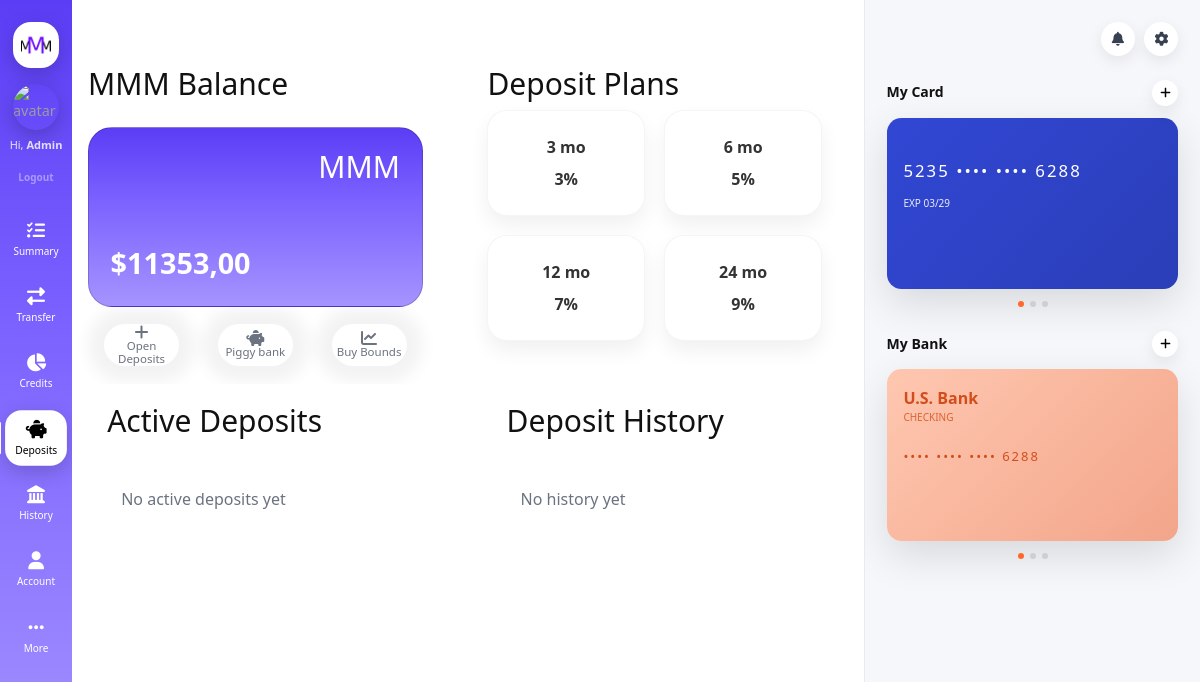
The app's page /deposits/ (signed in), older data.
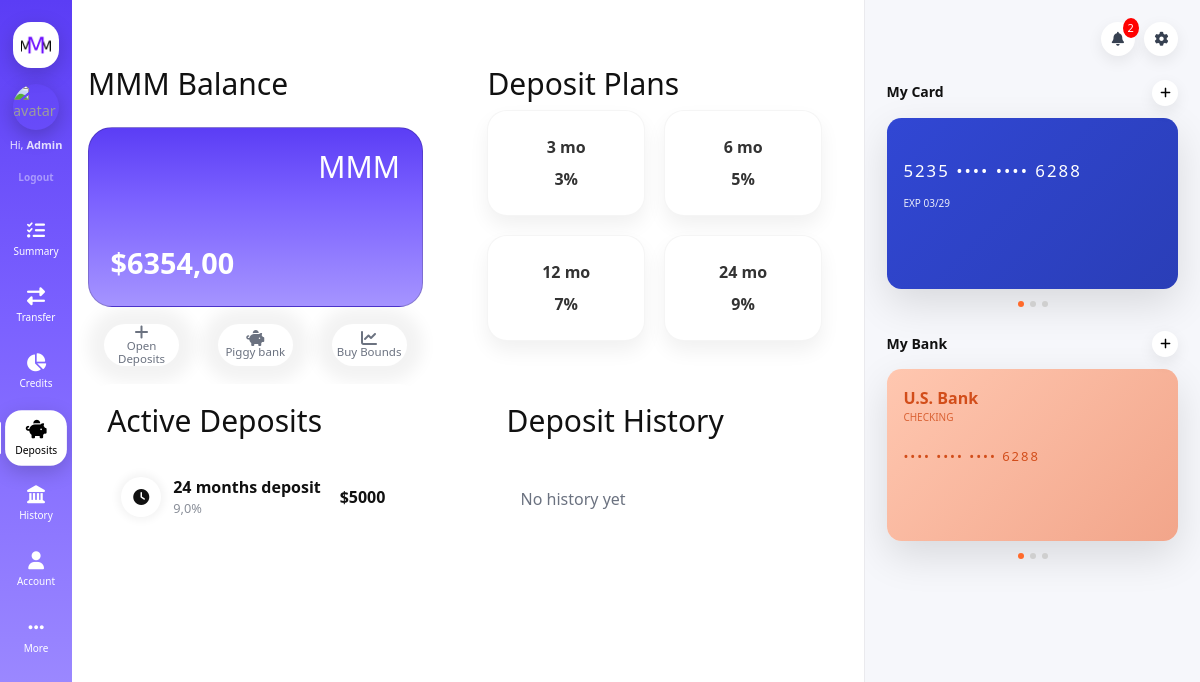
The same page, newer data.
### main/models.py (models this page shows, shortened)
class Account(models.Model):
    user = models.OneToOneField(User, on_delete=models.CASCADE)
    balance = models.DecimalField(max_digits=12, decimal_places=2, default=0)
    saving_goal = models.DecimalField(max_digits=12, decimal_places=0, default=0)

### deposits/models.py (models this page shows, shortened)
class Deposit(models.Model):
    user = models.ForeignKey(User, on_delete=models.CASCADE)
    amount = models.FloatField()
    rate = models.FloatField()
    duration = models.IntegerField()
    created_at = models.DateTimeField(auto_now_add=True)
    is_active = models.BooleanField(default=True)

### deposits/views.py (the view)
# urls.py: path('', views.index, name='credits'),
def index(request):
    account = request.user.account
    balance = account.balance
    deposits = Deposit.objects.filter(user=request.user, is_active=True)
    history = Deposit.objects.filter(user=request.user, is_active=False)
    chart_data = []
    total = 0
    for d in deposits:
        total += d.amount + (d.amount * d.rate / 100)
        chart_data.append(total)
    return render(request, 'deposits/index.html', {
        "deposits": deposits,
        "history": history,
        "chart_data": chart_data,
        "balance": balance,
    })

### main/context_processors.py (called while the page is built)
def unread_messages(request):
    if request.user.is_authenticated:
        count = InboxMessage.objects.filter(
            receiver=request.user,
            is_read=False
        ).count()
    else:
        count = 0
    return {
        'unread_count': count
    }

### main/templatetags/sidebar_links.py (called while the page is built)
@register.simple_tag
def get_links():
    return [{
        'name': 'Summary',
        'href': '/',
        'icon': 'fa-regular fa-list-check',
    },{
        'name': 'Transfer',
        'href': '/contacts/',
        'icon': 'fa-regular fa-right-left',
    }, {
        'name': 'Credits',
        'href': '/credits/',
        'icon': 'fa-solid fa-chart-pie',
    }, {
        'name': 'Deposits',
        'href': '/deposits/',
        'icon': 'fa-solid fa-piggy-bank',
    },{
        'name': 'History',
        'href': '/history',
        'icon': 'fa-regular fa-landmark',
    },{
        'name': 'Account',
        'href': '/profile',
        'icon': 'fa-solid fa-user',
    },{
        'name': 'More',
        'href': '/more/',
        'icon': 'fa-ellipsis',
    }]

### deposits/templates/deposits/index.html (shortened to what this page needs)
{% extends 'main/layout/layout.html' %}
{% block content %}
<div class="row g-5">
  <div class="col">
    <h1 style="font-size: 30px;">MMM Balance </h1>
    <div class="card balance-card">
      <div class="card-top">
        <h1 style="font-size: 30px;">MMM</h1>
      </div>
      <div class="card-bottom">
        <div class="card-balance">${{ balance }}</div>
      </div>
    </div>
    <div class="quick-actions">
      <a href="{% url 'open_deposit' %}" class="action-btn">
        <i class="fa-solid fa-plus"></i>
        <span>Open Deposits</span>
      </a>
      <a href="{% url 'piggy_bank' %}" class="action-btn">
        <i class="fa-solid fa-piggy-bank" ></i>
        <span>Piggy bank</span>
      </a>
      <a href="{% url 'buy_bonds' %}" class="action-btn">
        <i class="fa-solid fa-chart-line" ></i>
        <span>Buy Bounds</span>
      </a>
    </div>
  </div>
  <div class="col">
    <div class="section-card">
      <h1 class="section-title" style="font-size: 30px;">Deposit Plans</h1>
      <div style="display: grid; grid-template-columns: repeat(2, 1fr); gap: 1.2rem;">
        <div class="plan">
          <div class="plan-duration">3 mo</div>
          <div class="plan-rate">3%</div>
        </div>
        <div class="plan">
          <div class="plan-duration">6 mo</div>
          <div class="plan-rate">5%</div>
        </div>
        <div class="plan">
          <div class="plan-duration">12 mo</div>
          <div class="plan-rate">7%</div>
        </div>
        <div class="plan">
          <div class="plan-duration">24 mo</div>
          <div class="plan-rate">9%</div>
        </div>
      </div>
    </div>
  </div>
</div>
<div class="row g-5">
  <div class="col">
    <div class="transactions">
      <div class="transactions-header">
        <h1 style="font-size: 30px;">Active Deposits</h1>
      </div>
      <div class="transaction-list">
        {% for d in deposits %}
        <div class="transaction-item">
          <div class="transaction-left">
            <div class="icon"">
              <i class="fa-solid fa-clock"></i>
            </div>
            <div>
              <div class="title">{{ d.duration }} months deposit</div>
              <div class="category">{{ d.rate }}%</div>
            </div>
          </div>
          <div class="transaction-right">
            <div style="font-weight: 600;">${{ d.amount|floatformat:"0" }}</div>
          </div>
        </div>
        {% empty %}
        <div class="transaction-item text-center py-4" style="color: #6b7280;">
          No active deposits yet
        </div>
        {% endfor %}
      </div>
    </div>
  </div>
  <div class="col">
    <div class="transactions">
      <div class="transactions-header">
        <h1 style="font-size: 30px;">Deposit History</h1>
      </div>
      <div class="transaction-list">
        {% for d in history %}
        <div class="transaction-item">
          <div class="transaction-left">
            <div class="icon">
              <i class="fa-solid fa-check"></i>
            </div>
            <div>
              <div class="title">${{ d.amount|floatformat:"0" }} → ${{ d.amount|add:d.profit|floatformat:"0" }}</div>
              <div class="category">{{ d.created_at|date:"d M Y" }}</div>
            </div>
          </div>
        </div>
        {% empty %}
        <div class="transaction-item text-center py-4" style="color: #6b7280;">
          No history yet
        </div>
        {% endfor %}
      </div>
    </div>
  </div>
</div>
{% endblock %}

### main/templates/main/layout/sidebar.html (shortened to what this page needs)
{% load static %}
{% load sidebar_links %}
{% get_links as links %}
{% if request.user.is_authenticated %}
<div class="sidebar">
    <div class="sidebar-logo">
        <img src="{% static 'main/img/MMM-Logo.png' %}" alt="MMM Bank Logo">
    </div>
    <div class="sidebar-user">
        <a href="/profile" class="user-avatar">
            <img src="https://github.com/Fev1L.png" alt="avatar">
        </a>
        <div class="user-greeting">
            Hi, <strong>{{ request.user.username }}</strong>
        </div>
        <form method="POST" action="/logout">
            <button class="logout-btn" type="submit">Logout</button>
        </form>
    </div>
    <div class="sidebar-links">
        {% for link in links %}
        <a href="{{ link.href }}"
           class="sidebar-item {% if request.path == link.href %}active{% endif %}">
            <i class="fa-solid {{ link.icon }}"></i>
            <span>{{ link.name }}</span>
        </a>
        {% endfor %}
    </div>
</div>
{% endif %}

Row changes from the older to the newer data that the page shows:
changed Account: balance "11353,00" → "6354,00"
added Deposit: duration "24", rate "9,0", amount "5000"
Text that changed along with them:
{{ unread_count }}: (not shown) → "2"
text no longer shown: "No active deposits yet"
